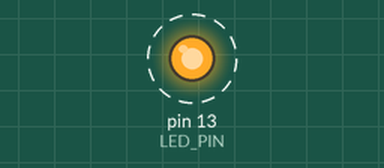
This sketch was run on a simulated Arduino Uno, built with avr-gcc and run on an emulated ATmega328P. Shown: output pins drawn as LEDs (lit = HIGH). Dashed ring = blinking.

Above: at 0.1 s.
Timing chart, 0 to 3.0 s (numbered marks = the images above):
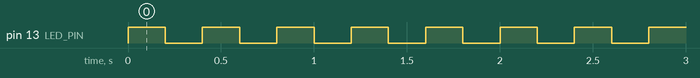

The sketch:

blink.ino
```cpp
/* PRACTICAS ARDUINO PROYECTO                                       25/10/2018

NOMBRE : JAVIER
APELLIDOS : PRESMANES CARDAMA
NUMERO PRACTICA : 1
NOMBRE PRACTICA : BLINK
CURSO : 2º CICLO SUPERIOR EN SISTEMAS DE TELECOMUNICACIONES E INFORMATICOS
CORREO : presmanes3@gmail.com

*/

#define LED_PIN 13

void setup() {
  pinMode(LED_PIN, OUTPUT); // Definimos el led como salida
}

void loop() {
  digitalWrite(LED_PIN, 1); // Encendemos el led
  delay(200);               // Nos esperamos 200ms
  digitalWrite(LED_PIN, 0); // Encendemos el led
  delay(200);               // Nos esperamos 200ms
}
```

Measured:
- by itself, pin 13 (LED_PIN): alternates HIGH for 0.20 s and LOW for 0.20 s
